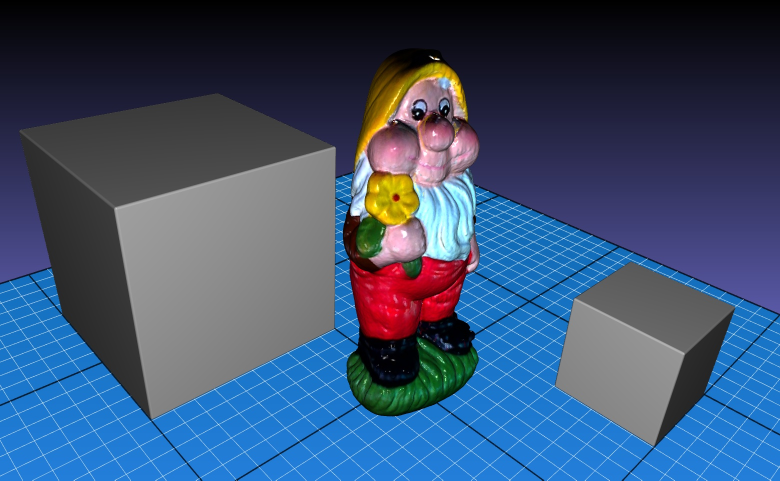
#> input picture hw3-projectionMatrix3dto2d/Photo.jpg, 1560 x 961 px (shown at 1/2 size)
$ python projectionMatrix3dto2d.py
#> lines starting #> are read from the running program, lines starting #| are printed output that depends on the picture; after the words box and inside, x2 and y2 are one past the last pixel; in counts of white or black regions, pixels touching at a corner belong together; long printed decimals are rounded
'''

NTUST course: Computer Vision and Applications (CI5336701, 2021 Spring)
Homework#3：Calculate the distance between an object and your camera

'''

import numpy as np
import cv2

# 3d 2d feature points

# example from "Lecture07-camera calibration P.17 to verify alogrithm"
# correspondingPoints3d2d=[
#     ( (0,0,75,1),(83,146,1) ),
#     ( (0,0,25,1),(103,259,1) ),
#     ( (100,0,25,1),(346,315,1) ),
#     ( (120,90,15,1),(454,218,1) ),
#     ( (90,50,60,1),(365,161,1) ),
#     ( (0,100,25,1),(218,144,1) ),
#     ( (60,40,20,1),(286,244,1) )
# ]

# intrinsic = np.array([
#     [797.467667,0,318.980339],
#     [0,797.569342,243.459839],
#     [0,0,1]
# ])

# pick from homework image and 3d world
correspondingPoints3d2d=[
    ( (50,-50,0,1),(1109,773) ),
    ( (50,-50,50,1),(1146,598) ),
    ( (50,-100,50,1),(1366,706) ),
    ( (100,-100,0,1),(1407,789) ),
    ( (-100,50,0,1),(300,839) ),
    ( (-100,50,100,1),(227,415) ),
    ( (0,50,100,1),(669,296) ),
    ( (-100,150,100,1),(38,259) ),
]

intrinsic = np.array([
    [1308.36,0,780],
    [0,1308.36,480.50],
    [0,0,1]
])

targetPoint = np.array([-4.5,-2.5,130,1.0])
img = cv2.imread("./Photo.jpg")
#> img is the input picture: shape (961, 1560, 3); mean B, G, R 112, 81.8, 60.2

# Ax = b
A = []

for pointset in correspondingPoints3d2d:

    # draw select point

    cv2.circle(img,pointset[1], 15, (255, 0, 0), -1)
    cv2.putText(img, str(pointset[0]), pointset[1], cv2.FONT_HERSHEY_PLAIN, 1, (0, 255, 255), 1, cv2.LINE_AA)

    #fill A matrix for SVD
    _3dpoint = pointset[0]
    _2dpixel = pointset[1]

    A.append([
        _3dpoint[0],_3dpoint[1],_3dpoint[2],_3dpoint[3],
        0,0,0,0,
        -_3dpoint[0]*_2dpixel[0],-_3dpoint[1]*_2dpixel[0],-_3dpoint[2]*_2dpixel[0],-_3dpoint[3]*_2dpixel[0]
    ])

    A.append([
        0,0,0,0,
        _3dpoint[0],_3dpoint[1],_3dpoint[2],_3dpoint[3],
        -_3dpoint[0]*_2dpixel[1],-_3dpoint[1]*_2dpixel[1],-_3dpoint[2]*_2dpixel[1],-_3dpoint[3]*_2dpixel[1]
    ])
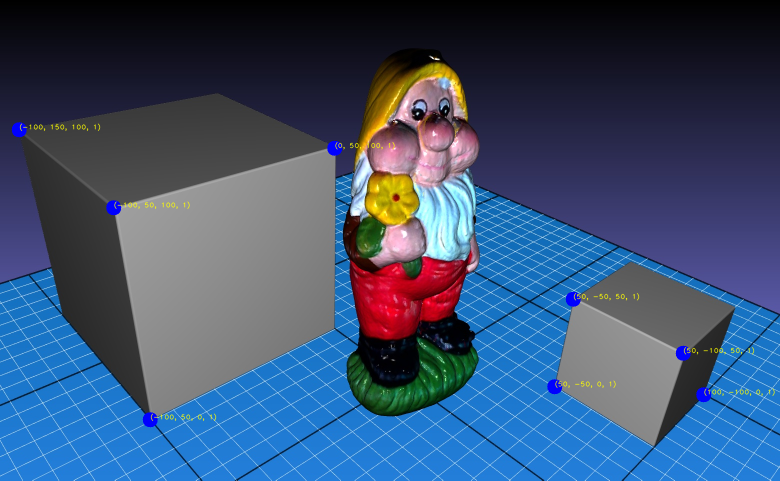
#> img: shape (961, 1560, 3) (shown at 1/2 size); 0.66% of pixels changed, all inside (x1, y1, x2, y2) = (23, 244, 1550, 855)
#> after the loop, A = 16 items

cv2.imwrite("Photo_selectedPoints.jpg",img)

# solve by SVD
U,sigma,V = np.linalg.svd(np.array(A))
#> sigma = [335532.4, 129945.4, 65409.6, 1644.2, 314.1, 190.7, 163.5, 74.27, 41.61, 39.65, 1.12, 0.00427]

# get solution and normalize
P = V[11,:].reshape((3,4))/ V[11][11]
#> P = [[4.71, -1.34, -0.995, 807.2], [-0.261, -0.621, -4.42, 755.7], [0.00208, 0.00205, -0.00148, 1]]

print('projectionMatirx : \n\n', P)
#| projectionMatirx :
#|  [[ 4.71001866e+00 -1.34345293e+00 -9.95387631e-01  8.07207471e+02]
#|  [-2.60902822e-01 -6.20975137e-01 -4.41799641e+00  7.55729639e+02]
#|  [ 2.07891992e-03  2.04874976e-03 -1.48183877e-03  1.00000000e+00]]

# get RT -> P = K@RT
RT = np.linalg.inv(intrinsic)@P
#> RT = [[0.00236, -0.00225, 0.000123, 0.0208], [-0.000963, -0.00123, -0.00283, 0.21], [0.00208, 0.00205, -0.00148, 1]]

# extrinsic parameter
normalizedRT = RT / np.linalg.norm(RT[:,0])
#> normalizedRT = [[0.718, -0.683, 0.0373, 6.32], [-0.293, -0.373, -0.861, 63.95], [0.632, 0.623, -0.45, 304]]

cameraSpaceTargetPoint = normalizedRT@targetPoint
#> cameraSpaceTargetPoint = [9.65, -45.74, 241]
print('\nDistance vector : \n', cameraSpaceTargetPoint, '\nDistance :\n', np.linalg.norm(cameraSpaceTargetPoint))
#| Distance vector :
#|  [  9.647 -45.740 241.029 ]
#| Distance :
#|  245.520
